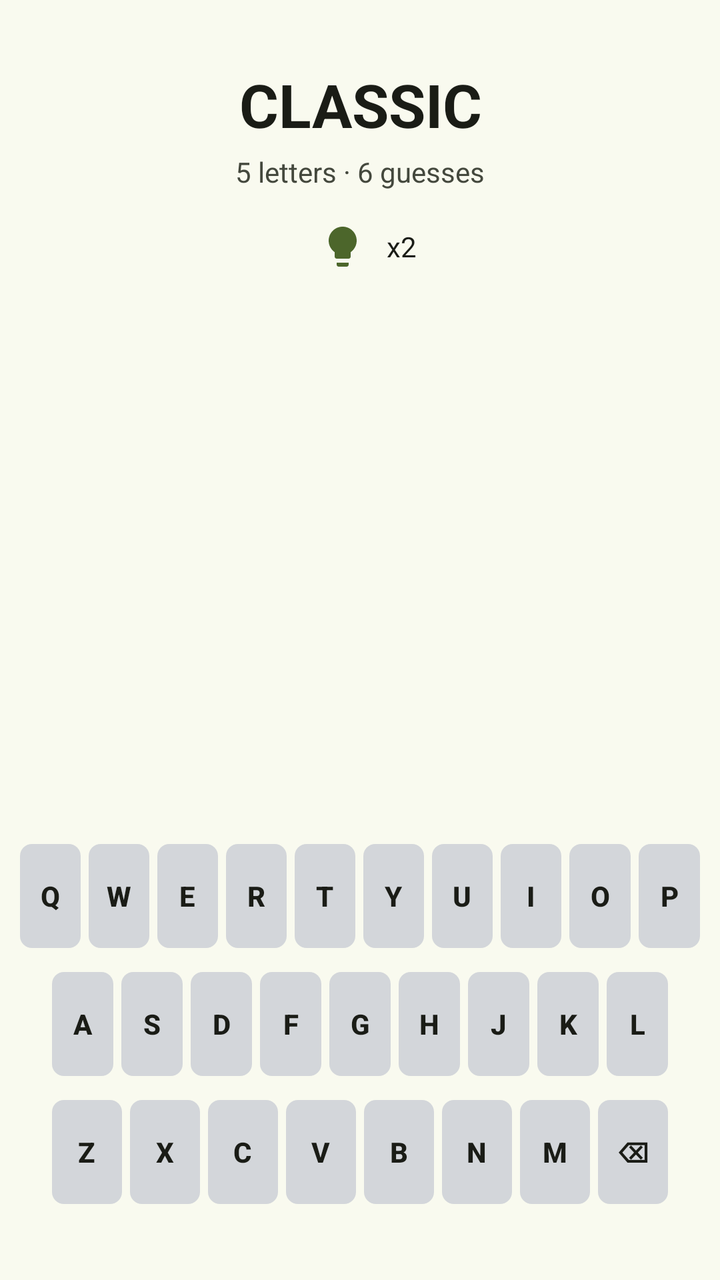
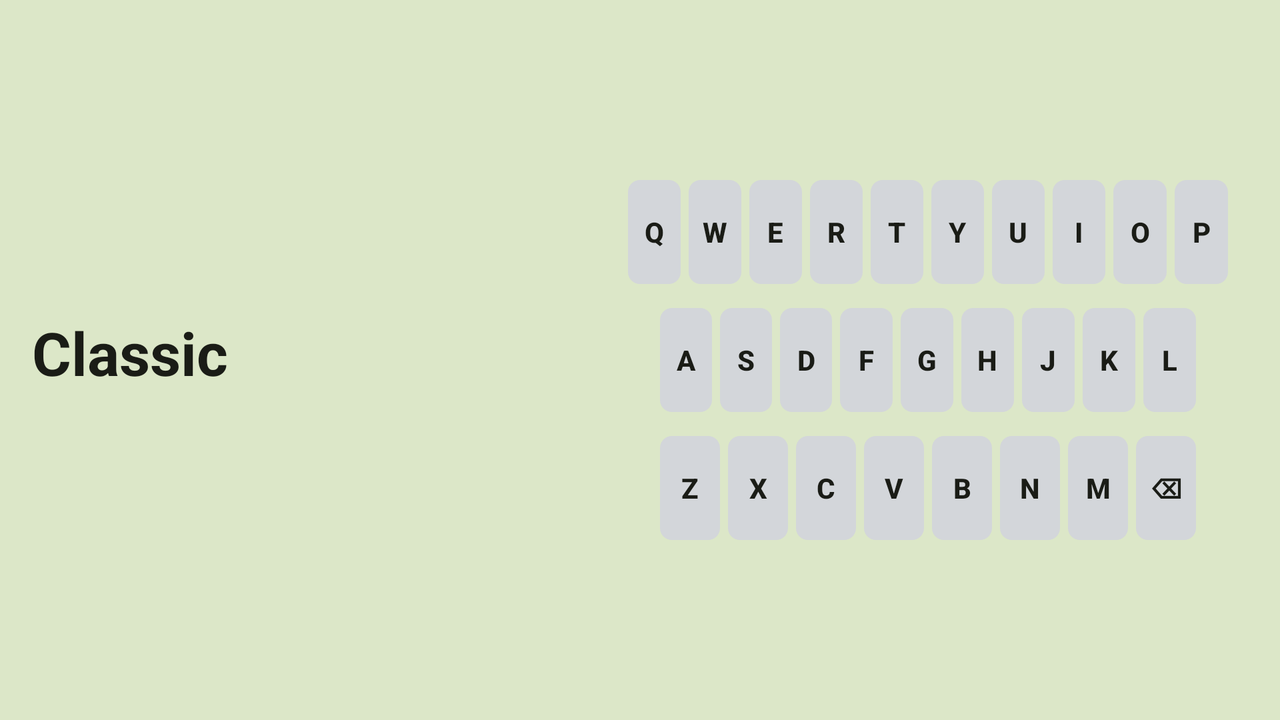

Two renders of one Android screen. The first uses the default layout on a phone; the second uses the alternative layout the repository ships for a different screen configuration, on a matching device. The two XML files are below.
<!-- AndroidManifest.xml: application theme Theme.Letterly -->
<!-- res/layout/fragment_game.xml -->
<?xml version="1.0" encoding="utf-8"?>
<androidx.constraintlayout.widget.ConstraintLayout xmlns:android="http://schemas.android.com/apk/res/android"
    xmlns:app="http://schemas.android.com/apk/res-auto"
    xmlns:tools="http://schemas.android.com/tools"
    android:layout_width="match_parent"
    android:layout_height="match_parent"
    tools:context=".presentation.game.GameFragment">

    <LinearLayout
        android:id="@+id/gameContainer"
        android:layout_width="match_parent"
        android:layout_height="wrap_content"
        android:orientation="vertical"
        android:padding="16dp"
        app:layout_constraintEnd_toEndOf="parent"
        app:layout_constraintStart_toStartOf="parent"
        app:layout_constraintTop_toTopOf="parent">

        <TextView
            android:id="@+id/gameModeTextView"
            android:layout_width="match_parent"
            android:layout_height="wrap_content"
            android:layout_marginTop="16dp"
            android:gravity="center"
            android:textAllCaps="true"
            android:textColor="?attr/colorOnBackground"
            android:textSize="30sp"
            android:textStyle="bold"
            tools:text="Classic" />

        <TextView
            android:id="@+id/gameModeSubtitle"
            android:layout_width="match_parent"
            android:layout_height="wrap_content"
            android:layout_marginTop="4dp"
            android:gravity="center"
            android:textColor="?attr/colorOnSurfaceVariant"
            android:textSize="14sp"
            tools:text="5 letters · 6 guesses" />

        <LinearLayout
            android:id="@+id/hintButtonsContainer"
            android:layout_width="wrap_content"
            android:layout_height="wrap_content"
            android:layout_gravity="center"
            android:layout_marginTop="8dp"
            android:gravity="center_vertical"
            android:orientation="horizontal">

            <ImageButton
                android:id="@+id/hintButton"
                android:layout_width="40dp"
                android:layout_height="40dp"
                android:background="?attr/selectableItemBackgroundBorderless"
                android:contentDescription="@string/hint_button"
                android:src="@drawable/ic_bulb_filled" />

            <TextView
                android:id="@+id/hintCountText"
                android:layout_width="wrap_content"
                android:layout_height="wrap_content"
                android:layout_marginStart="2dp"
                android:textSize="14sp"
                android:textColor="?attr/colorOnBackground"
                tools:text="x2" />

        </LinearLayout>

        <androidx.recyclerview.widget.RecyclerView
            android:id="@+id/boardRecyclerView"
            android:layout_width="match_parent"
            android:layout_height="wrap_content"
            android:layout_marginStart="24dp"
            android:layout_marginTop="24dp"
            android:layout_marginEnd="24dp"
            tools:listitem="@layout/item_letter_tile" />

    </LinearLayout>

    <include
        android:id="@+id/keyboardView"
        layout="@layout/view_keyboard"
        android:layout_width="match_parent"
        android:layout_height="wrap_content"
        android:layout_marginBottom="24dp"
        app:layout_constraintBottom_toBottomOf="parent"
        app:layout_constraintEnd_toEndOf="parent"
        app:layout_constraintStart_toStartOf="parent" />

</androidx.constraintlayout.widget.ConstraintLayout>
<!-- res/layout/view_keyboard.xml (included above) -->
<LinearLayout xmlns:android="http://schemas.android.com/apk/res/android"
    android:layout_width="match_parent"
    android:layout_height="wrap_content"
    android:gravity="center"
    android:orientation="vertical"
    android:padding="8dp">

    
    <LinearLayout
        android:layout_width="match_parent"
        android:layout_height="wrap_content">

        <com.google.android.material.button.MaterialButton
            android:id="@+id/keyQ"
            style="@style/KeyboardKeyButton"
            android:text="@string/q" />

        <com.google.android.material.button.MaterialButton
            android:id="@+id/keyW"
            style="@style/KeyboardKeyButton"
            android:text="@string/w" />

        <com.google.android.material.button.MaterialButton
            android:id="@+id/keyE"
            style="@style/KeyboardKeyButton"
            android:text="@string/e" />

        <com.google.android.material.button.MaterialButton
            android:id="@+id/keyR"
            style="@style/KeyboardKeyButton"
            android:text="@string/r" />

        <com.google.android.material.button.MaterialButton
            android:id="@+id/keyT"
            style="@style/KeyboardKeyButton"
            android:text="@string/t" />

        <com.google.android.material.button.MaterialButton
            android:id="@+id/keyY"
            style="@style/KeyboardKeyButton"
            android:text="@string/y" />

        <com.google.android.material.button.MaterialButton
            android:id="@+id/keyU"
            style="@style/KeyboardKeyButton"
            android:text="@string/u" />

        <com.google.android.material.button.MaterialButton
            android:id="@+id/keyI"
            style="@style/KeyboardKeyButton"
            android:text="@string/i" />

        <com.google.android.material.button.MaterialButton
            android:id="@+id/keyO"
            style="@style/KeyboardKeyButton"
            android:text="@string/o" />

        <com.google.android.material.button.MaterialButton
            android:id="@+id/keyP"
            style="@style/KeyboardKeyButton"
            android:text="@string/p" />

    </LinearLayout>

    

    <LinearLayout
        android:layout_width="match_parent"
        android:layout_height="wrap_content"
        android:paddingStart="16dp"
        android:paddingEnd="16dp">

        <com.google.android.material.button.MaterialButton
            android:id="@+id/keyA"
            style="@style/KeyboardKeyButton"
            android:text="@string/a" />

        <com.google.android.material.button.MaterialButton
            android:id="@+id/keyS"
            style="@style/KeyboardKeyButton"
            android:text="@string/s" />

        <com.google.android.material.button.MaterialButton
            android:id="@+id/keyD"
            style="@style/KeyboardKeyButton"
            android:text="@string/d" />

        <com.google.android.material.button.MaterialButton
            android:id="@+id/keyF"
            style="@style/KeyboardKeyButton"
            android:text="@string/f" />

        <com.google.android.material.button.MaterialButton
            android:id="@+id/keyG"
            style="@style/KeyboardKeyButton"
            android:text="@string/g" />

        <com.google.android.material.button.MaterialButton
            android:id="@+id/keyH"
            style="@style/KeyboardKeyButton"
            android:text="@string/h" />

        <com.google.android.material.button.MaterialButton
            android:id="@+id/keyJ"
            style="@style/KeyboardKeyButton"
            android:text="@string/j" />

        <com.google.android.material.button.MaterialButton
            android:id="@+id/keyK"
            style="@style/KeyboardKeyButton"
            android:text="@string/k" />

        <com.google.android.material.button.MaterialButton
            android:id="@+id/keyL"
            style="@style/KeyboardKeyButton"
            android:text="@string/l" />

    </LinearLayout>

    

    <LinearLayout
        android:layout_width="match_parent"
        android:layout_height="wrap_content"
        android:paddingStart="16dp"
        android:paddingEnd="16dp">


        <com.google.android.material.button.MaterialButton
            android:id="@+id/keyZ"
            style="@style/KeyboardKeyButton"
            android:text="@string/z" />

        <com.google.android.material.button.MaterialButton
            android:id="@+id/keyX"
            style="@style/KeyboardKeyButton"
            android:text="@string/x" />

        <com.google.android.material.button.MaterialButton
            android:id="@+id/keyC"
            style="@style/KeyboardKeyButton"
            android:text="@string/c" />

        <com.google.android.material.button.MaterialButton
            android:id="@+id/keyV"
            style="@style/KeyboardKeyButton"
            android:text="@string/v" />

        <com.google.android.material.button.MaterialButton
            android:id="@+id/keyB"
            style="@style/KeyboardKeyButton"
            android:text="@string/b" />

        <com.google.android.material.button.MaterialButton
            android:id="@+id/keyN"
            style="@style/KeyboardKeyButton"
            android:text="@string/n" />

        <com.google.android.material.button.MaterialButton
            android:id="@+id/keyM"
            style="@style/KeyboardKeyButton"
            android:text="@string/m" />


        <com.google.android.material.button.MaterialButton
            android:id="@+id/keyDelete"
            style="@style/KeyboardKeyButton"
            android:text="@string/del" />

    </LinearLayout>

</LinearLayout>
<!-- resources referenced by this layout -->
<resources>
  <string name="a">A</string>
  <string name="b">B</string>
  <string name="c">C</string>
  <string name="d">D</string>
  <string name="del">⌫</string>
  <string name="e">E</string>
  <string name="f">F</string>
  <string name="g">G</string>
  <string name="h">H</string>
  <string name="hint_button">💡 Hint</string>
  <string name="i">I</string>
  <string name="j">J</string>
  <string name="k">K</string>
  <string name="l">L</string>
  <string name="m">M</string>
  <string name="n">N</string>
  <string name="o">O</string>
  <string name="p">P</string>
  <string name="q">Q</string>
  <string name="r">R</string>
  <string name="s">S</string>
  <string name="t">T</string>
  <string name="u">U</string>
  <string name="v">V</string>
  <string name="w">W</string>
  <string name="x">X</string>
  <string name="y">Y</string>
  <string name="z">Z</string>
  <color name="keyboard_key_default">#D3D6DA</color>
  <color name="md_theme_primary">#4C662B</color>
  <color name="md_theme_onPrimary">#FFFFFF</color>
  <color name="md_theme_primaryContainer">#CDEDA3</color>
  <color name="md_theme_onPrimaryContainer">#354E16</color>
  <color name="md_theme_secondary">#586249</color>
  <color name="md_theme_onSecondary">#FFFFFF</color>
  <color name="md_theme_secondaryContainer">#DCE7C8</color>
  <color name="md_theme_onSecondaryContainer">#404A33</color>
  <color name="md_theme_tertiary">#386663</color>
  <color name="md_theme_onTertiary">#FFFFFF</color>
  <color name="md_theme_tertiaryContainer">#BCECE7</color>
  <color name="md_theme_onTertiaryContainer">#1F4E4B</color>
  <color name="md_theme_error">#BA1A1A</color>
  <color name="md_theme_onError">#FFFFFF</color>
  <color name="md_theme_errorContainer">#FFDAD6</color>
  <color name="md_theme_onErrorContainer">#93000A</color>
  <color name="md_theme_background">#F9FAEF</color>
  <color name="md_theme_onBackground">#1A1C16</color>
  <color name="md_theme_surface">#F9FAEF</color>
  <color name="md_theme_onSurface">#1A1C16</color>
  <color name="md_theme_surfaceVariant">#E1E4D5</color>
  <color name="md_theme_onSurfaceVariant">#44483D</color>
  <color name="md_theme_outline">#75796C</color>
  <color name="md_theme_outlineVariant">#C5C8BA</color>
  <color name="md_theme_inverseSurface">#2F312A</color>
  <color name="md_theme_inverseOnSurface">#F1F2E6</color>
  <color name="md_theme_inversePrimary">#B1D18A</color>
  <color name="md_theme_primaryFixed">#CDEDA3</color>
  <color name="md_theme_onPrimaryFixed">#102000</color>
  <color name="md_theme_primaryFixedDim">#B1D18A</color>
  <color name="md_theme_onPrimaryFixedVariant">#354E16</color>
  <color name="md_theme_secondaryFixed">#DCE7C8</color>
  <color name="md_theme_onSecondaryFixed">#151E0B</color>
  <color name="md_theme_secondaryFixedDim">#BFCBAD</color>
  <color name="md_theme_onSecondaryFixedVariant">#404A33</color>
  <color name="md_theme_tertiaryFixed">#BCECE7</color>
  <color name="md_theme_onTertiaryFixed">#00201E</color>
  <color name="md_theme_tertiaryFixedDim">#A0D0CB</color>
  <color name="md_theme_onTertiaryFixedVariant">#1F4E4B</color>
  <color name="md_theme_surfaceDim">#DADBD0</color>
  <color name="md_theme_surfaceBright">#F9FAEF</color>
  <color name="md_theme_surfaceContainerLowest">#FFFFFF</color>
  <color name="md_theme_surfaceContainerLow">#F3F4E9</color>
  <color name="md_theme_surfaceContainer">#EEEFE3</color>
  <color name="md_theme_surfaceContainerHigh">#E8E9DE</color>
  <color name="md_theme_surfaceContainerHighest">#E2E3D8</color>
  <!-- some entries are left out for length -->
</resources>
<!-- res/layout-land/fragment_game.xml (the repository's variant of the layout above) -->
<!-- drawn on the phone turned sideways -->
<?xml version="1.0" encoding="utf-8"?>
<androidx.constraintlayout.widget.ConstraintLayout xmlns:android="http://schemas.android.com/apk/res/android"
    xmlns:app="http://schemas.android.com/apk/res-auto"
    xmlns:tools="http://schemas.android.com/tools"
    android:layout_width="match_parent"
    android:layout_height="match_parent"
    android:background= "?attr/colorSecondaryContainer"
    tools:context=".presentation.game.GameFragment">

    <LinearLayout
        android:id="@+id/gameContainer"
        android:layout_width="0dp"
        android:layout_height="wrap_content"
        android:orientation="vertical"
        android:padding="16dp"
        app:layout_constraintBottom_toBottomOf="parent"
        app:layout_constraintStart_toStartOf="parent"
        app:layout_constraintTop_toTopOf="parent"
        app:layout_constraintEnd_toStartOf="@id/keyboardView">


        <TextView
            android:id="@+id/gameModeTextView"
            android:layout_width="wrap_content"
            android:layout_height="wrap_content"
            android:layout_marginTop="16dp"
            android:gravity="center"
            android:textColor="?attr/colorOnBackground"
            android:textSize="30sp"
            android:textStyle="bold"
            tools:text="Classic" />

        <androidx.recyclerview.widget.RecyclerView
            android:id="@+id/boardRecyclerView"
            android:layout_width="match_parent"
            android:layout_height="wrap_content"
            android:layout_marginStart="24dp"
            android:layout_marginTop="24dp"
            android:layout_marginEnd="24dp"
            tools:listitem="@layout/item_letter_tile" />

    </LinearLayout>

    <include
        android:id="@+id/keyboardView"
        layout="@layout/view_keyboard"
        android:layout_width="0dp"
        android:layout_height="0dp"
        android:layout_margin="16dp"
        app:layout_constraintBottom_toBottomOf="parent"
        app:layout_constraintEnd_toEndOf="parent"
        app:layout_constraintStart_toEndOf="@id/gameContainer"
        app:layout_constraintTop_toTopOf="parent"
        app:layout_constraintWidth_percent="0.5" />

</androidx.constraintlayout.widget.ConstraintLayout>
<!-- resources referenced by the variant -->
<!-- as the phone turned sideways resolves them -->
<resources>
  <string name="a">A</string>
  <string name="b">B</string>
  <string name="c">C</string>
  <string name="d">D</string>
  <string name="del">⌫</string>
  <string name="e">E</string>
  <string name="f">F</string>
  <string name="g">G</string>
  <string name="h">H</string>
  <string name="i">I</string>
  <string name="j">J</string>
  <string name="k">K</string>
  <string name="l">L</string>
  <string name="m">M</string>
  <string name="n">N</string>
  <string name="o">O</string>
  <string name="p">P</string>
  <string name="q">Q</string>
  <string name="r">R</string>
  <string name="s">S</string>
  <string name="t">T</string>
  <string name="u">U</string>
  <string name="v">V</string>
  <string name="w">W</string>
  <string name="x">X</string>
  <string name="y">Y</string>
  <string name="z">Z</string>
  <color name="keyboard_key_default">#D3D6DA</color>
  <color name="md_theme_primary">#4C662B</color>
  <color name="md_theme_onPrimary">#FFFFFF</color>
  <color name="md_theme_primaryContainer">#CDEDA3</color>
  <color name="md_theme_onPrimaryContainer">#354E16</color>
  <color name="md_theme_secondary">#586249</color>
  <color name="md_theme_onSecondary">#FFFFFF</color>
  <color name="md_theme_secondaryContainer">#DCE7C8</color>
  <color name="md_theme_onSecondaryContainer">#404A33</color>
  <color name="md_theme_tertiary">#386663</color>
  <color name="md_theme_onTertiary">#FFFFFF</color>
  <color name="md_theme_tertiaryContainer">#BCECE7</color>
  <color name="md_theme_onTertiaryContainer">#1F4E4B</color>
  <color name="md_theme_error">#BA1A1A</color>
  <color name="md_theme_onError">#FFFFFF</color>
  <color name="md_theme_errorContainer">#FFDAD6</color>
  <color name="md_theme_onErrorContainer">#93000A</color>
  <color name="md_theme_background">#F9FAEF</color>
  <color name="md_theme_onBackground">#1A1C16</color>
  <color name="md_theme_surface">#F9FAEF</color>
  <color name="md_theme_onSurface">#1A1C16</color>
  <color name="md_theme_surfaceVariant">#E1E4D5</color>
  <color name="md_theme_onSurfaceVariant">#44483D</color>
  <color name="md_theme_outline">#75796C</color>
  <color name="md_theme_outlineVariant">#C5C8BA</color>
  <color name="md_theme_inverseSurface">#2F312A</color>
  <color name="md_theme_inverseOnSurface">#F1F2E6</color>
  <color name="md_theme_inversePrimary">#B1D18A</color>
  <color name="md_theme_primaryFixed">#CDEDA3</color>
  <color name="md_theme_onPrimaryFixed">#102000</color>
  <color name="md_theme_primaryFixedDim">#B1D18A</color>
  <color name="md_theme_onPrimaryFixedVariant">#354E16</color>
  <color name="md_theme_secondaryFixed">#DCE7C8</color>
  <color name="md_theme_onSecondaryFixed">#151E0B</color>
  <color name="md_theme_secondaryFixedDim">#BFCBAD</color>
  <color name="md_theme_onSecondaryFixedVariant">#404A33</color>
  <color name="md_theme_tertiaryFixed">#BCECE7</color>
  <color name="md_theme_onTertiaryFixed">#00201E</color>
  <color name="md_theme_tertiaryFixedDim">#A0D0CB</color>
  <color name="md_theme_onTertiaryFixedVariant">#1F4E4B</color>
  <color name="md_theme_surfaceDim">#DADBD0</color>
  <color name="md_theme_surfaceBright">#F9FAEF</color>
  <color name="md_theme_surfaceContainerLowest">#FFFFFF</color>
  <color name="md_theme_surfaceContainerLow">#F3F4E9</color>
  <color name="md_theme_surfaceContainer">#EEEFE3</color>
  <color name="md_theme_surfaceContainerHigh">#E8E9DE</color>
  <color name="md_theme_surfaceContainerHighest">#E2E3D8</color>
  <!-- some entries are left out for length -->
</resources>
